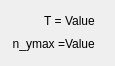
<?xml version="1.0" encoding="UTF-8"?>
<ui version="4.0">
 <class>tableViewElement</class>
 <widget class="QFrame" name="tableViewElement">
  <property name="geometry">
   <rect>
    <x>0</x>
    <y>0</y>
    <width>115</width>
    <height>66</height>
   </rect>
  </property>
  <property name="minimumSize">
   <size>
    <width>0</width>
    <height>0</height>
   </size>
  </property>
  <property name="windowTitle">
   <string>Frame</string>
  </property>
  <layout class="QGridLayout" name="gridLayout">
   <property name="leftMargin">
    <number>12</number>
   </property>
   <property name="horizontalSpacing">
    <number>0</number>
   </property>
   <item row="0" column="1">
    <widget class="QLabel" name="value_t">
     <property name="sizePolicy">
      <sizepolicy hsizetype="Minimum" vsizetype="Fixed">
       <horstretch>0</horstretch>
       <verstretch>0</verstretch>
      </sizepolicy>
     </property>
     <property name="text">
      <string>Value</string>
     </property>
    </widget>
   </item>
   <item row="1" column="1">
    <widget class="QLabel" name="value_n_ymax">
     <property name="sizePolicy">
      <sizepolicy hsizetype="Minimum" vsizetype="Fixed">
       <horstretch>0</horstretch>
       <verstretch>0</verstretch>
      </sizepolicy>
     </property>
     <property name="text">
      <string>Value</string>
     </property>
    </widget>
   </item>
   <item row="1" column="0">
    <widget class="QLabel" name="label_n_ymax">
     <property name="sizePolicy">
      <sizepolicy hsizetype="Minimum" vsizetype="Fixed">
       <horstretch>0</horstretch>
       <verstretch>0</verstretch>
      </sizepolicy>
     </property>
     <property name="text">
      <string>n_ymax =</string>
     </property>
     <property name="alignment">
      <set>Qt::AlignRight|Qt::AlignTrailing|Qt::AlignVCenter</set>
     </property>
    </widget>
   </item>
   <item row="0" column="0">
    <widget class="QLabel" name="label_t">
     <property name="sizePolicy">
      <sizepolicy hsizetype="Minimum" vsizetype="Fixed">
       <horstretch>0</horstretch>
       <verstretch>0</verstretch>
      </sizepolicy>
     </property>
     <property name="text">
      <string>T = </string>
     </property>
     <property name="alignment">
      <set>Qt::AlignRight|Qt::AlignTrailing|Qt::AlignVCenter</set>
     </property>
    </widget>
   </item>
  </layout>
 </widget>
 <resources/>
 <connections/>
</ui>
